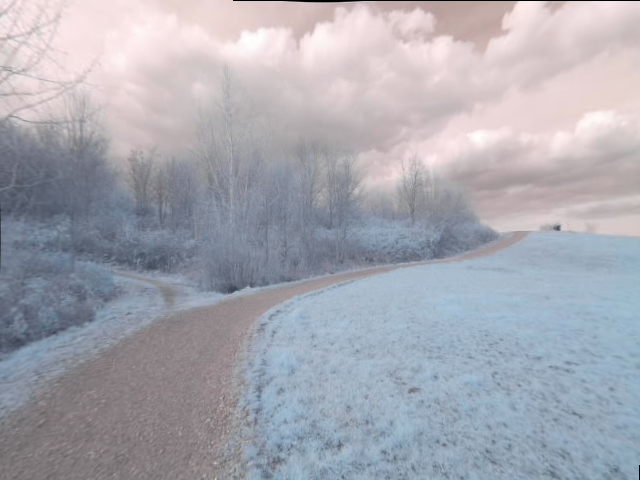
%> input picture augmentation_scripts/4_CHANNELS/Sensor_Fusion/b137-653.png, 640 x 480 px, given in place of b137-653_Clipped.jpg, which was not available
$ octave Average_Luninance.m   (GNU Octave 9; MATLAB toolbox functions it lacks are replaced by stand-ins)
%> lines starting %> are read from the running program, lines starting %| are printed output that depends on the picture; pictures that were not available may be replaced by others from this repository, and a replacement may not be noted
clear all;
close all;


rgbImage = imread('b137-653_Clipped.jpg');
%> rgbImage is the input picture: size 480x640x3 uint8; mean R, G, B 167.1, 168.3, 177.2
im2 = imread('b137-653.png');


rgbImage = imresize(rgbImage, [600 600]);
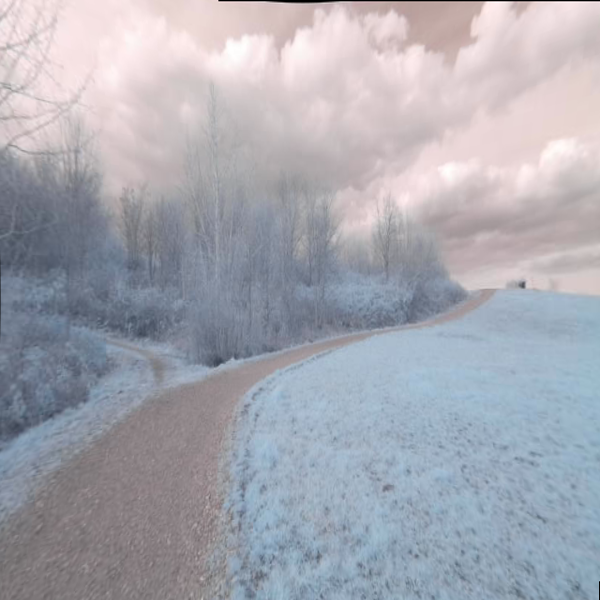
%> rgbImage: size 600x600x3 uint8; mean R, G, B 167.1, 168.3, 177.2
im2 = imresize(im2, [600 600]);

YCBCR = rgb2ycbcr(rgbImage);
%> YCBCR: size 600x600x3 uint8; mean of channels 1, 2, 3 161.1, 132.1, 126.8

figure;
imshow(YCBCR);

im2=im2(:,:,3);
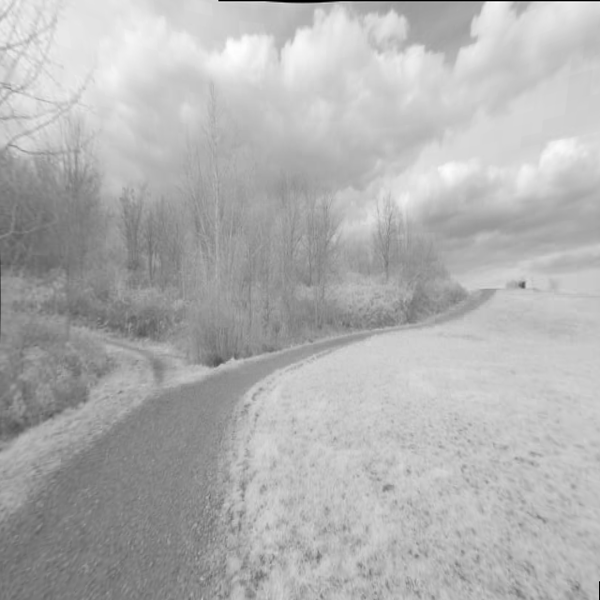
%> im2: size 600x600 uint8; min 0, max 254, mean 177.2
figure;
imshow(im2);

New=zeros(size(im2,1),size(im2,2));
New=uint8(New)

for i=1:size(im2,1)
   for j=1:size(im2,2)
     average=round((YCBCR(i,j,1) + im2(i,j))/2);
     New(i,j)=average;
   end
end
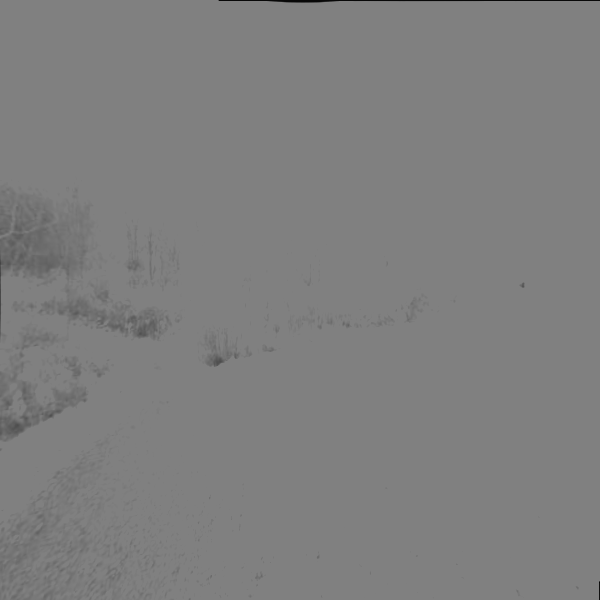
%> New: size 600x600 uint8; min 8, max 128, mean 126.9

YCBCR_aux=YCBCR;
YCBCR(:,:,1)=New;
%> YCBCR: size 600x600x3 uint8; mean of channels 1, 2, 3 126.9, 132.1, 126.8

RGB = ycbcr2rgb(YCBCR);
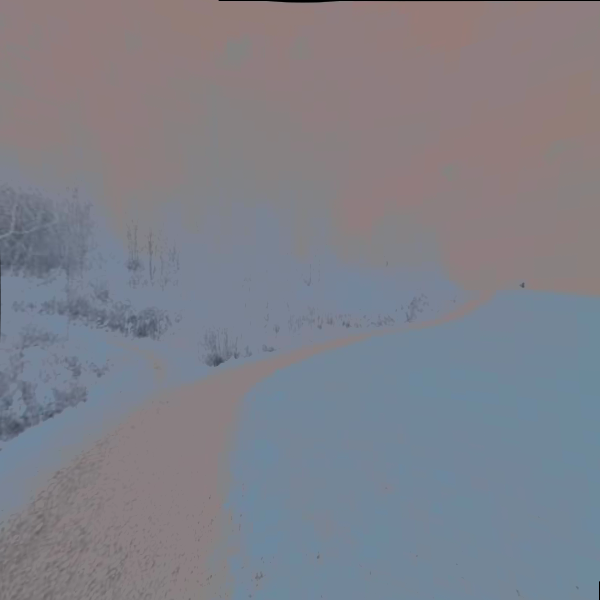
%> RGB: size 600x600x3 uint8; mean R, G, B 127.2, 128.4, 137.4

figure;
imshow(RGB);

%%%% Try only change the luminance%%%%%%%%%
YCBCR_aux(:,:,1)=im2;
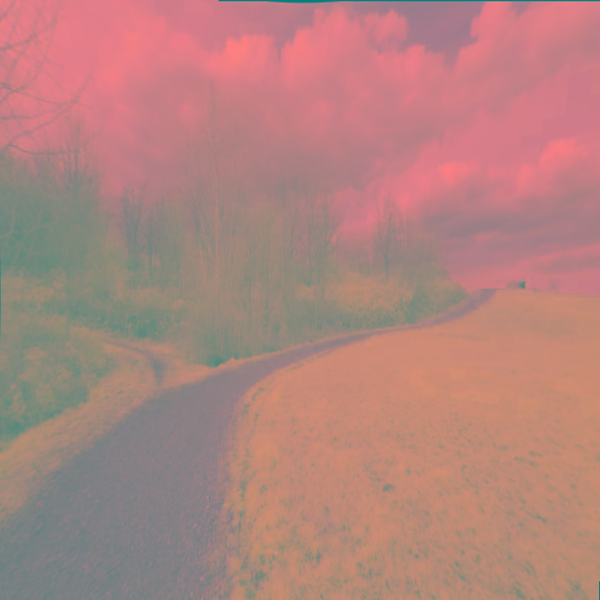
%> YCBCR_aux: size 600x600x3 uint8; mean R, G, B 177.2, 132.1, 126.8
figure;
imshow(YCBCR_aux);

figure;
imshow(rgbImage);
